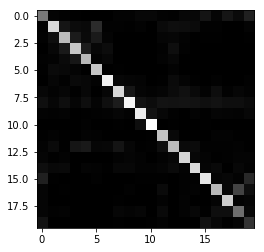

The script that drew this image:
'''
Question 1 Skeleton Code


'''

import sklearn
import numpy as np
from sklearn.datasets import fetch_20newsgroups
from sklearn.feature_extraction.text import TfidfVectorizer, CountVectorizer
from sklearn.naive_bayes import BernoulliNB
from sklearn import svm
from sklearn.naive_bayes import MultinomialNB
from sklearn.model_selection import GridSearchCV
from sklearn.linear_model import LogisticRegression
from sklearn.neural_network import MLPClassifier
import matplotlib.pyplot as plt

def load_data():
    # import and filter data
    newsgroups_train = fetch_20newsgroups(subset='train',remove=('headers', 'footers', 'quotes'))
    newsgroups_test = fetch_20newsgroups(subset='test',remove=('headers', 'footers', 'quotes'))

    return newsgroups_train, newsgroups_test

def bow_features(train_data, test_data):
    # Bag-of-words representation
    bow_vectorize = CountVectorizer()
    bow_train = bow_vectorize.fit_transform(train_data.data) #bag-of-word features for training data
    bow_test = bow_vectorize.transform(test_data.data)
    feature_names = bow_vectorize.get_feature_names() #converts feature index to the word it represents.
    shape = bow_train.shape
    print('{} train data points.'.format(shape[0]))
    print('{} feature dimension.'.format(shape[1]))
    print('Most common word in training set is "{}"'.format(feature_names[bow_train.sum(axis=0).argmax()]))
    return bow_train, bow_test, feature_names

def tf_idf_features(train_data, test_data):
    # Bag-of-words representation
    tf_idf_vectorize = TfidfVectorizer()
    tf_idf_train = tf_idf_vectorize.fit_transform(train_data.data) #bag-of-word features for training data
    feature_names = tf_idf_vectorize.get_feature_names() #converts feature index to the word it represents.
    tf_idf_test = tf_idf_vectorize.transform(test_data.data)
    return tf_idf_train, tf_idf_test, feature_names

def bnb_baseline(bow_train, train_labels, bow_test, test_labels):
    # training the baseline model
    binary_train = (bow_train>0).astype(int)
    binary_test = (bow_test>0).astype(int)

    model = BernoulliNB()
    model.fit(binary_train, train_labels)

    #evaluate the baseline model
    train_pred = model.predict(binary_train)
    print('BernoulliNB baseline train accuracy = {}'.format((train_pred == train_labels).mean()))
    test_pred = model.predict(binary_test)
    print('BernoulliNB baseline test accuracy = {}'.format((test_pred == test_labels).mean()))

    return model, test_pred

def SVM(bow_train, train_labels, bow_test, test_labels):

    svc = svm.SVC()
    parameters = {'kernel':['linear', 'rbf'], 'C':[1, 10]}
    model = GridSearchCV(svc, parameters, cv=10)
    model.fit(bow_train, train_labels)
    print(model.best_params_)
    
    #evaluate the baseline model
    train_pred = model.predict(bow_train)
    print('SVM baseline train accuracy = {}'.format((train_pred == train_labels).mean()))
    test_pred = model.predict(bow_test)
    print('SVM baseline test accuracy = {}'.format((test_pred == test_labels).mean()))
    
    return model, test_pred


def logistic_regression(bow_train, train_labels, bow_test, test_labels):
    # training the baseline model
    model = LogisticRegression()
    model.fit(bow_train, train_labels)

    #evaluate the baseline model
    train_pred = model.predict(bow_train)
    print('Logistic Regression baseline train accuracy = {}'.format((train_pred == train_labels).mean()))
    test_pred = model.predict(bow_test)
    print('Logistic Regression baseline test accuracy = {}'.format((test_pred == test_labels).mean()))

    return model, test_pred

def neural_network(bow_train, train_labels, bow_test, test_labels):

    model = MLPClassifier(hidden_layer_sizes=25)
    model.fit(bow_train, train_labels)
    
    #evaluate the baseline model
    train_pred = model.predict(bow_train)
    print('Neural Network baseline train accuracy = {}'.format((train_pred == train_labels).mean()))
    test_pred = model.predict(bow_test)
    print('Neural Network baseline test accuracy = {}'.format((test_pred == test_labels).mean()))
    
    return model, test_pred
    

def confusion_matrix(test_pred, test_label):
    
    matrix = np.zeros((20,20))
    for i in range(len(test_pred)):
        matrix[test_pred[i]][test_label[i]] += 1
    return matrix

def find_most_confused(matrix):
    
    max_count = 0
    max_i = -1
    max_j = -1
    
    for i in range(matrix.shape[0]):
        for j in range(matrix.shape[1]):
            if i != j:
                if matrix[i,j] > max_count:
                    max_count = matrix[i,j]
                    max_i = i
                    max_j = j
    return max_i, max_j

if __name__ == '__main__':
    train_data, test_data = load_data()
    train_bow, test_bow, feature_names = bow_features(train_data, test_data)
    tf_idf_train, tf_idf_test, feature_names = tf_idf_features(train_data, test_data)
    
#    bnb_model = bnb_baseline(tf_idf_train, train_data.target, tf_idf_test, test_data.target)
#    SVM_model, SVM_pred = SVM(tf_idf_train, train_data.target, tf_idf_test, test_data.target)
#    logistic_model, logistic_pred = logistic_regression(tf_idf_train, train_data.target, tf_idf_test, test_data.target)
    Neural_model, Neural_pred = neural_network(tf_idf_train, train_data.target, tf_idf_test, test_data.target)
    
    confusion_matrix = confusion_matrix(Neural_pred, test_data.target)
    i, j = find_most_confused(confusion_matrix)
    print(i,j)
    w = confusion_matrix.reshape(20, 20)
    plt.imshow(w, cmap='gray')
    plt.show()
